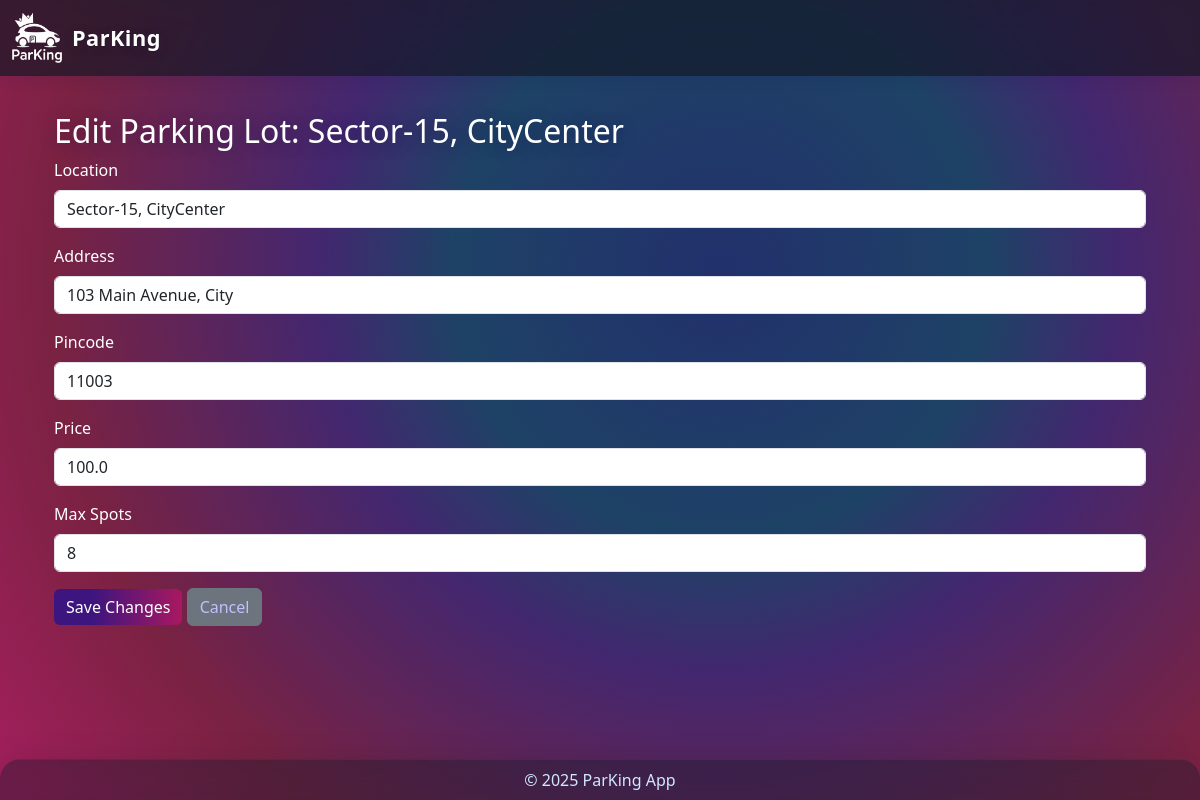
Page /admin/lot/3/edit (signed in) on the earlier database version.
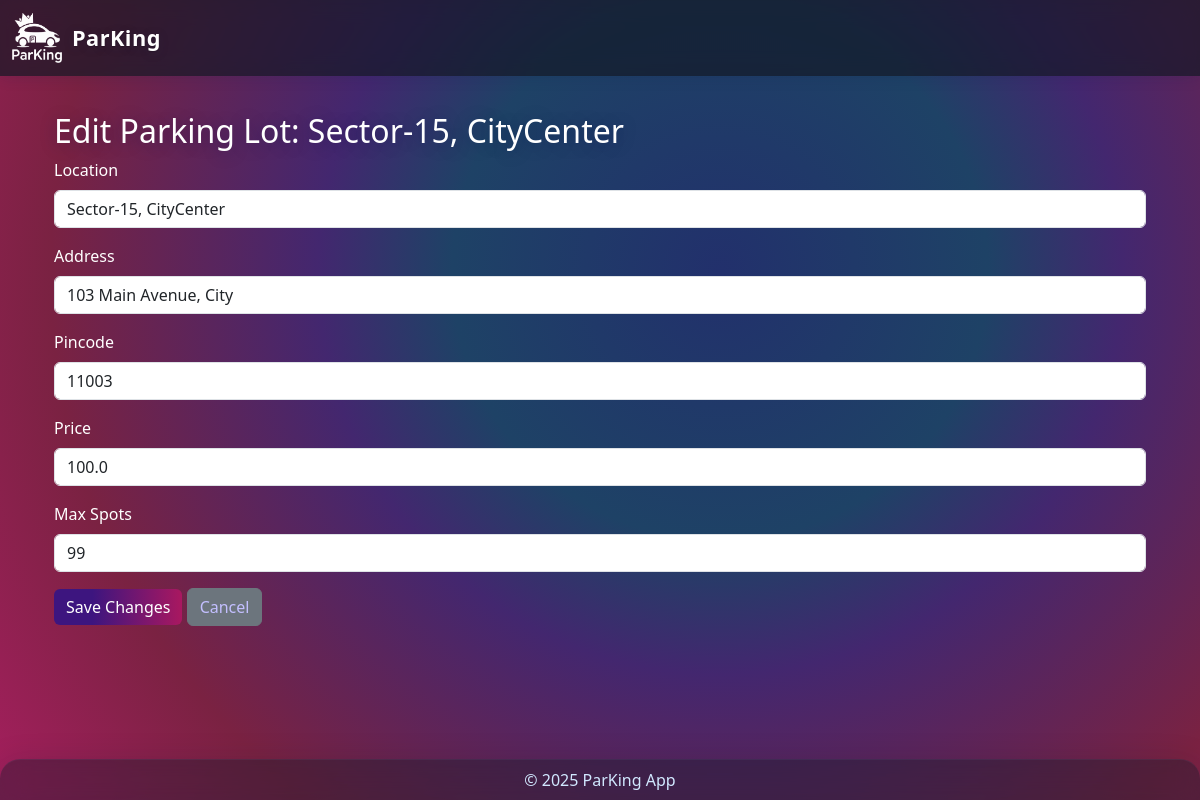
Same page on the later database version.
### controllers/database.py (models this page shows)
class ParkingLot(db.Model):
    id = db.Column(db.Integer, primary_key=True)
    location = db.Column(db.String(120), nullable=False)
    prices = db.Column(db.Float, nullable=False)
    address = db.Column(db.String(200), nullable=False)
    pincode = db.Column(db.String(10), nullable=False)
    max_spots = db.Column(db.Integer, nullable=False)
    spots = db.relationship('ParkingSpot', backref='parking_lot', cascade='all, delete-orphan', lazy=True)

### app.py (the view, shortened to what this page needs)
@app.route('/admin/lot/<int:lot_id>/edit', methods=['GET', 'POST'])
def admin_edit_lot(lot_id):
    if 'admin_id' not in session:
        flash('Please login as admin.', 'danger')
        return redirect(url_for('admin_login'))
    lot = ParkingLot.query.get_or_404(lot_id)
    return render_template('admin_edit_lot.html', lot=lot)

### templates/admin_edit_lot.html
{% extends "layout.html" %}
{% block content %}
<div class="container py-4">
  <h2>Edit Parking Lot: {{ lot.location }}</h2>
  <form method="POST">
    <div class="mb-3">
      <label for="location" class="form-label">Location</label>
      <input type="text" name="location" id="location" class="form-control" value="{{ lot.location }}" required>
    </div>
    <div class="mb-3">
      <label for="address" class="form-label">Address</label>
      <input type="text" name="address" id="address" class="form-control" value="{{ lot.address }}" required>
    </div>
    <div class="mb-3">
      <label for="pincode" class="form-label">Pincode</label>
      <input type="text" name="pincode" id="pincode" class="form-control" value="{{ lot.pincode }}" required>
    </div>
    <div class="mb-3">
      <label for="prices" class="form-label">Price</label>
      <input type="number" step="0.01" name="prices" id="prices" class="form-control" value="{{ lot.prices }}" required>
    </div>
    <div class="mb-3">
      <label for="max_spots" class="form-label">Max Spots</label>
      <input type="number" name="max_spots" id="max_spots" class="form-control" value="{{ lot.max_spots }}" required min="1">
    </div>
    <button type="submit" class="btn btn-primary">Save Changes</button>
    <a href="{{ url_for('admin_dashboard') }}" class="btn btn-secondary">Cancel</a>
  </form>
</div>
{% endblock %}

### templates/layout.html (shortened to what this page needs)
<!DOCTYPE html>
<html lang="en">
<head>
    <link href="https://cdn.jsdelivr.net/npm/bootstrap@5.3.2/dist/css/bootstrap.min.css" rel="stylesheet" />
    <link rel="stylesheet" href="{{ url_for('static', filename='css/style.css') }}">
</head>
<body>
    <nav class="navbar glass-header navbar-expand-lg fixed-top">
        <div class="container-fluid">
            <a class="navbar-brand d-flex align-items-center" href="{{ url_for('home') }}">
                <img src="{{ url_for('static', filename='content/ParKing_logo_white.png') }}" alt="Logo" width="50" height="50" style="margin-right: 10px;">
                <strong>ParKing</strong>
            </a>
        </div>
    </nav>
    <main class="container my-4">
        {% block content %}{% endblock %}
    </main>
    <footer class="glass-footer fixed-bottom text-center py-2">
        © 2025 ParKing App
    </footer>
</body>
</html>

### static/css/style.css (style rules this page uses)
body { background: radial-gradient( circle at 60% 34%, #22306c 0%, #1e4266 30%, #43276f 45%, #7a2242 75%, #a51f5e 100% ), #0a1036; color: #fff; font-family: 'Segoe UI', 'Roboto', Arial, sans-serif; min-height: 100vh; padding-top: 64px; padding-bottom: 60px; }
p, .home-lead, .lead, li, span, div:not(.card):not(.glass-footer):not(.glass-header) { color: #fff !important; }
h1, h2, h3, h4, h5, h6 { color: #fff !important; text-shadow: 0 2px 16px rgba(20, 20, 80, 0.36); }
.navbar { background: linear-gradient(90deg, #191b37 60%, #1b72a1 100%) !important; box-shadow: 0 3px 18px rgba(11, 10, 67, 0.14); }
.navbar-brand, .navbar-brand strong { color: #fff !important; text-shadow: 0 2px 10px rgba(30, 35, 65, 0.25), 0 1px 1px rgba(0, 0, 0, 0.16); font-weight: 700; font-size: 1.36rem; letter-spacing: 0.02em; }
.btn-primary { background: linear-gradient(90deg, #3d157f 30%, #a91860 100%); border: none; color: #fff !important; }
.glass-header { background: rgba(22, 26, 38, 0.72) !important; box-shadow: 0 1px 14px 0 rgba(20, 30, 80, 0.15); backdrop-filter: blur(12px) saturate(120%); -webkit-backdrop-filter: blur(12px) saturate(120%); color: #d1e8ff; z-index: 1040; }
.glass-footer { background: rgba(20, 30, 45, 0.42); box-shadow: 0 8px 32px 0 rgba(19, 24, 41, 0.26); backdrop-filter: blur(14px) saturate(110%); -webkit-backdrop-filter: blur(14px) saturate(110%); border-top: 1.5px solid rgba(130, 130, 185, 0.09); color: #d1e8ff; border-radius: 1.25rem 1.25rem 0 0; }
a, .btn-link { color: #c3bfff !important; }

Differences in the rows shown:
changed ParkingLot "Sector-15, CityCenter": max_spots "8" → "99"
